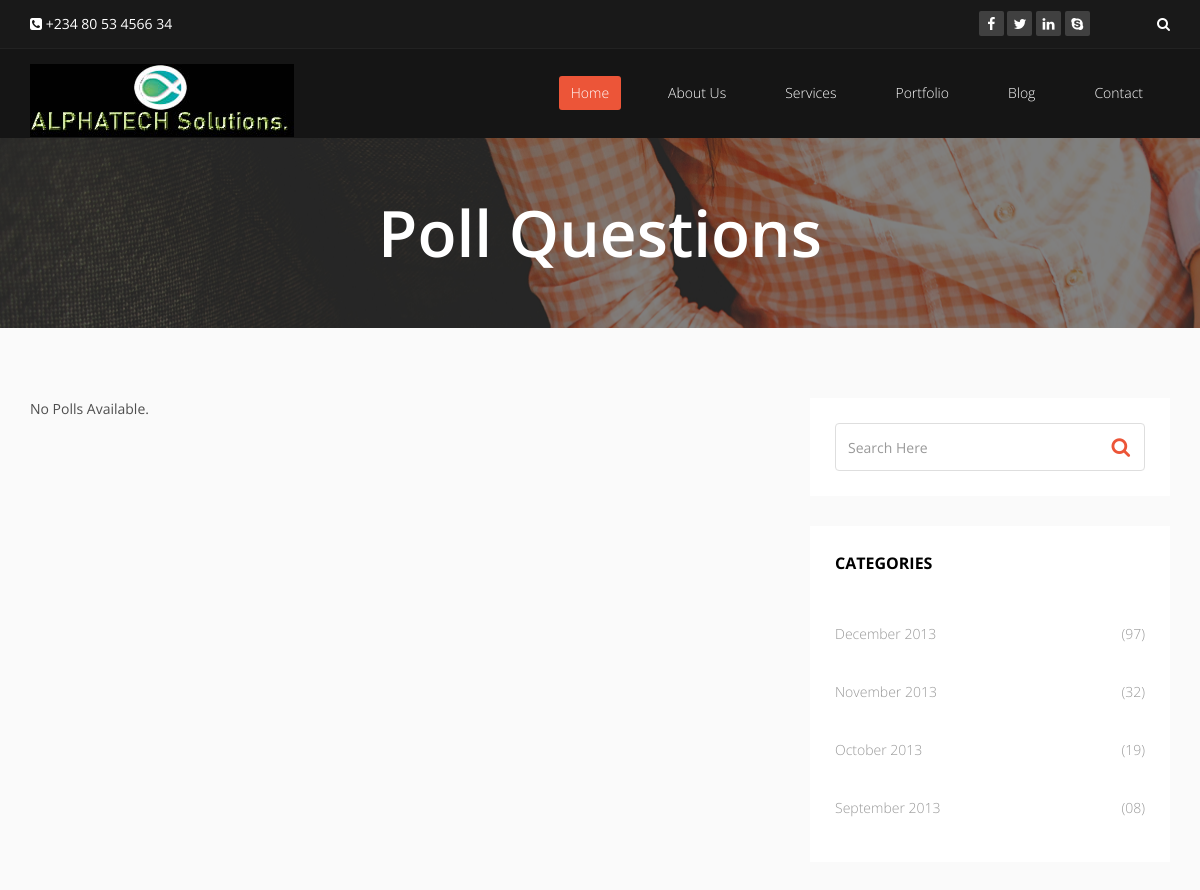
/polls/ (upper part), run on an earlier commit of the app's database.
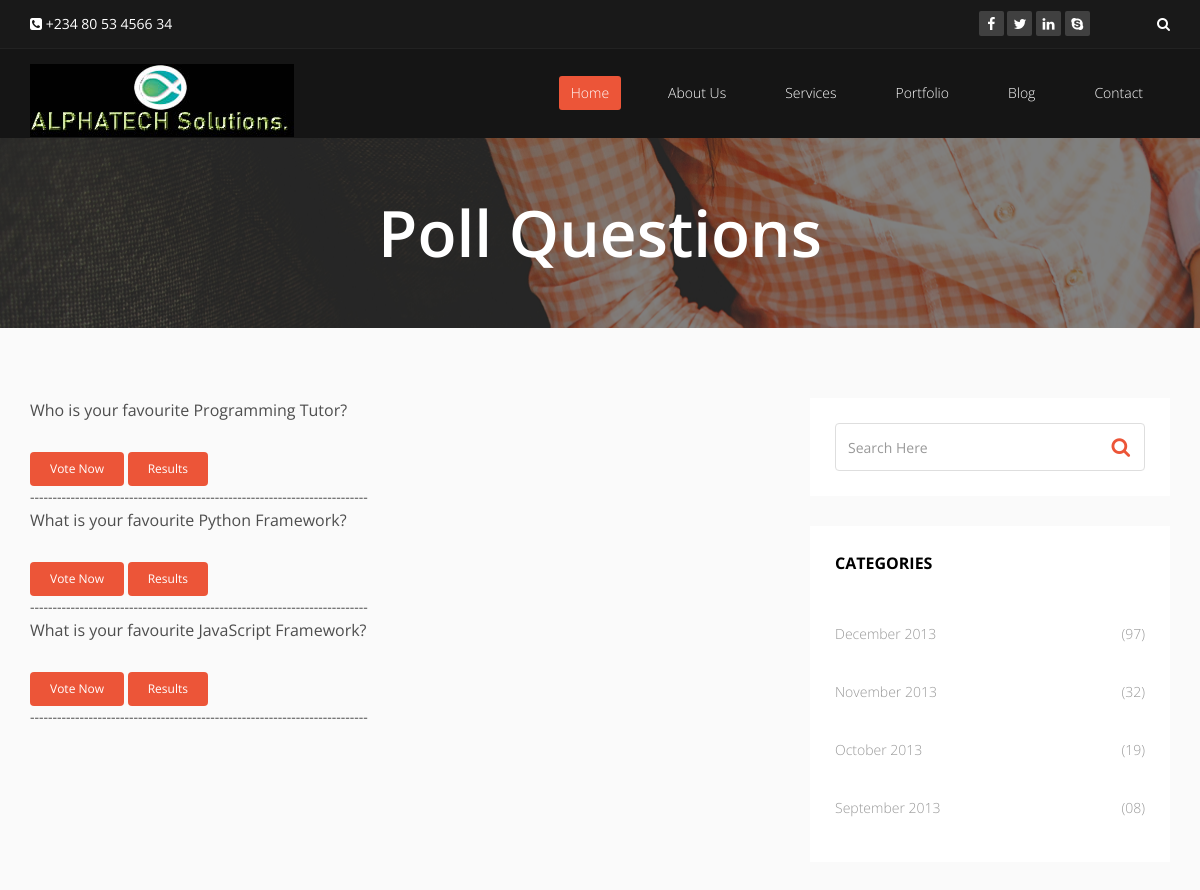
And on a later commit of the database.
### polls/models.py (models this page shows, shortened)
class Question(models.Model):
     question_text = models.CharField(max_length=200)
     pub_date = models.DateTimeField('date published')

### polls/views.py (the view)
# urls.py: path('', views.index, name='index'),
def index(request):
    latest_question_list = Question.objects.order_by('-pub_date')[:5]
    context = {'latest_question_list': latest_question_list}
    return render(request, 'polls/polls.html', context)

### polls/templates/polls/polls.html (shortened to what this page needs)
{% extends "personal/header.html" %}
{% block content %}
{% load static %}
<div class="page-title" style="background-image: url(/static/images/page-title.png)">
    <h1>Poll Questions</h1>
</div>
<section id="blog">
    <div class="blog container">
        <div class="row">
            <div class="col-md-8">
                {% if latest_question_list %}
                    {% for question in latest_question_list %}
                        <div class="card mb-3">
                        <div class="card-body">
                            <p class="lead">{{ question.question_text }}</p>
                            <a href="{% url 'polls:detail' question.id %}" class="btn btn-primary btn-sm">Vote Now</a>
                            <a href="{% url 'polls:results' question.id %} " class="btn btn-primary btn-sm">Results</a>
                            <div class="mb-5">---------------------------------------------------------------------------</div>
                        </div>
                        </div>
                    {% endfor %}
                {% else %}
                    <p>No Polls Available.</p>
                {% endif %}
    </div>
    <aside class="col-md-4">
        <div class="widget search">
            <form role="form">
                <input type="text" class="form-control search_box" autocomplete="off" placeholder="Search Here">
                <button type="submit"><i class="fa fa-search"></i></button>
            </form>
        </div>
        <div class="widget archieve">
            <h3>Categories</h3>
            <div class="row">
                <div class="col-sm-12">
                    <ul class="blog_archieve">
                        <li><a href="#">December 2013 <span class="pull-right">(97)</span></a></li>
                        <li><a href="#">November 2013 <span class="pull-right">(32)</span></a></li>
                        <li><a href="#">October 2013 <span class="pull-right">(19)</span></a></li>
                        <li><a href="#">September 2013 <span class="pull-right">(08)</span></a></li>
                    </ul>
                </div>
            </div>
        </div>
    </aside>
</div>
</div>
</section>
{% include "personal/includes/footer.html" %}
{%endblock%}

### personal/templates/personal/header.html (shortened to what this page needs)
<!DOCTYPE html>
<html lang="en">
<head>
    {% load static %}
    <link rel="stylesheet" href="{% static 'css/animate.min.css' %}" type="text/css">
    <link rel="stylesheet" href="{% static 'css/bootstrap.min.css' %}" type="text/css">
    <link rel="stylesheet" href="{% static 'css/font-awesome.css' %}" type="text/css">
    <link rel="stylesheet" href="{% static 'css/prettyPhoto.css' %}" type="text/css">
    <link rel="stylesheet" href="{% static 'css/owl.carousel.min.css' %}" type="text/css">
    <link rel="stylesheet" href="{% static 'css/icomoon.css' %}" type="text/css">
    <link rel="stylesheet" href="{% static 'css/main.css' %}" type="text/css">
    <link rel="stylesheet" href="{% static 'css/responsive.css' %}" type="text/css">
</head>
<body class="homepage">
    <header id="header">
        <div class="top-bar">
            <div class="container">
                <div class="row">
                    <div class="col-sm-6 col-xs-12">
                        <div class="top-number">
                            <p><i class="fa fa-phone-square"></i> +234 80 53 4566 34</p>
                        </div>
                    </div>
                    <div class="col-sm-6 col-xs-12">
                        <div class="social">
                            <ul class="social-share">
                                <li><a href="#"><i class="fa fa-facebook"></i></a></li>
                                <li><a href="#"><i class="fa fa-twitter"></i></a></li>
                                <li><a href="#"><i class="fa fa-linkedin"></i></a></li>
                                <li><a href="#"><i class="fa fa-skype"></i></a></li>
                            </ul>
                            <div class="search">
                                <form role="form">
                                    <input type="text" class="search-form" autocomplete="off" placeholder="Search">
                                    <i class="fa fa-search"></i>
                                </form>
                            </div>
                        </div>
                    </div>
                </div>
            </div>
        </div>
        <nav class="navbar navbar-inverse" role="banner">
            <div class="container">
                <div class="navbar-header">
                    <a class="navbar-brand" href="/"><img src="{% static 'images/logo.jpg' %}" alt="logo"></a>
                </div>
                <div class="collapse navbar-collapse navbar-right">
                    <ul class="nav navbar-nav">
                        <li class="active"><a href="/">Home</a></li>
                        <li><a href="/aboutus/">About Us</a></li>
                        <li><a href="/services/">Services</a></li>
                        <li><a href="/portfolios/">Portfolio</a></li>
                        <li><a href="/blog/">Blog</a></li>
                        <li><a href="/contact/">Contact</a></li>
                    </ul>
                </div>
            </div>
        </nav>
    </header>
    {% block content %}
 {% endblock %}

### personal/templates/personal/includes/footer.html (shortened to what this page needs)
{% load static %}
{% block content %}
</body>
</html>
{% endblock %}

### personal/static/css/main.css (style rules this page uses)
body { background: #fff; font-family: 'Open Sans', sans-serif; color: #4e4e4e; line-height: 22px; }
h1, h2, h3, h4, h5, h6 { font-weight: 600; font-family: 'Open Sans', sans-serif; color: #4e4e4e; }
h1 { font-size: 36px; }
h3 { font-size: 16px; color: #787878; font-weight: 400; line-height: 24px; }
img { max-width: 100%; }
a { color: #EC5538; -webkit-transition: color 300ms, background-color 300ms; transition: color 300ms, background-color 300ms; }
.btn-primary { padding: 8px 20px; background: #EC5538; color: #fff; border-radius: 4px; border: none; margin-top: 10px; }
body>section { padding: 70px 0; }
.lead { font-size: 16px; line-height: 24px; font-weight: 400; }
.page-title { padding: 60px 0; }
.page-title h1 { color: #fff; margin: 0; text-align: center; font-size: 64px; }
#header .search { display: inline-block; }
.navbar>.container .navbar-brand { margin-left: 0; }
.top-bar { padding: 10px 0; background: #191919; border-bottom: 1px solid #222; line-height: 28px; }
.top-number { color: #fff; }
.top-number p { margin: 0 }
.social { text-align: right; }
.social-share { display: inline-block; list-style: none; padding: 0; margin: 0; }
ul.social-share li { display: inline-block; }
ul.social-share li a { display: inline-block; color: #fff; background: #404040; width: 25px; height: 25px; line-height: 25px; text-align: center; border-radius: 2px; }
.search i { color: #fff; }
input.search-form { background: transparent; border: 0 none; width: 60px; padding: 0 10px; color: #FFF; -webkit-transition: all 400ms; transition: all 400ms; }
.navbar-brand { padding: 0; margin: 0; }
.navbar { border-radius: 0; margin-bottom: 0; background: #151515; padding: 15px 0; padding-bottom: 0; }
.navbar-nav { margin-top: 12px; }
.navbar-nav>li { margin-left: 35px; padding-bottom: 28px; }
.navbar-inverse .navbar-nav>li>a { padding: 5px 12px; margin: 0; border-radius: 3px; color: #fff; line-height: 24px; display: inline-block; font-weight: 300; }
.navbar-inverse { border: none; }
.navbar-inverse .navbar-brand { font-size: 36px; line-height: 50px; color: #fff; }
.navbar-inverse .navbar-nav>.active>a, .navbar-inverse .navbar-nav>.active>a:hover, .navbar-inverse .navbar-nav>.active>a:focus, .navbar-inverse .navbar-nav>.open>a, .navbar-inverse .navbar-nav>.open>a:hover, .navbar-inverse .navbar-nav>.open>a:focus { background-color: #EC5538; color: #fff; }
.navbar-inverse .navbar-collapse, .navbar-inverse .navbar-form { border-top: 0; padding-bottom: 0; }
.widget { margin-bottom: 30px; padding-left: 0; }
aside .widget { background: #fff; padding: 25px; }
.widget h3 { color: #000; text-transform: uppercase; margin-bottom: 30px; margin-top: 0; font-weight: 700; }
.blog_archieve { list-style: none outside none; margin: 0; padding: 0; }
.blog_archieve li a { color: #989898; padding: 18px 0; display: block; font-weight: 300; }
.blog_archieve li:first-child { padding-top: 0; }
#blog { background-color: #FAFAFA; }
.widget.search form { position: relative; }
.widget.search form button { position: absolute; right: 0; top: 0; height: 48px; border: none; line-height: 48px; margin: 0; padding: 0 15px; font-size: 20px; background-color: transparent; }
.widget.search form button i { color: #EC5538; }
.search_box { background-image: url("../images/search_icon.png"); background-position: 314px 15px; background-repeat: no-repeat; border-color: #DEDEDE; height: 48px; outline: medium none; -webkit-box-shadow: none; box-shadow: none; }

What changed in the data, as far as the page shows it:
added Question: question_text "Who is your favourite Programming Tutor?"
added Question: question_text "What is your favourite Python Framework?"
added Question: question_text "What is your favourite JavaScript Framework?"
Also different on the page:
text no longer shown: "No Polls Available."
